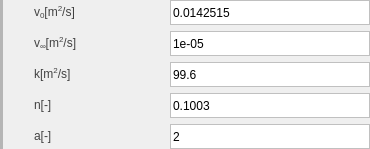
                 <widget class="QWidget" name="widget_5" native="true">
                  <layout class="QGridLayout" name="gridLayout_11">
                   <property name="leftMargin">
                    <number>0</number>
                   </property>
                   <property name="topMargin">
                    <number>0</number>
                   </property>
                   <property name="rightMargin">
                    <number>0</number>
                   </property>
                   <property name="bottomMargin">
                    <number>0</number>
                   </property>
                   <item row="0" column="0">
                    <layout class="QHBoxLayout" name="horizontalLayout_4">
                     <item>
                      <widget class="Line" name="line_13">
                       <property name="styleSheet">
                        <string notr="true">QFrame {
    border: 2px solid rgb(181, 181, 181);
}
</string>
                       </property>
                       <property name="orientation">
                        <enum>Qt::Vertical</enum>
                       </property>
                      </widget>
                     </item>
                     <item>
                      <spacer name="horizontalSpacer_96">
                       <property name="orientation">
                        <enum>Qt::Horizontal</enum>
                       </property>
                       <property name="sizeType">
                        <enum>QSizePolicy::Fixed</enum>
                       </property>
                       <property name="sizeHint" stdset="0">
                        <size>
                         <width>20</width>
                         <height>20</height>
                        </size>
                       </property>
                      </spacer>
                     </item>
                     <item>
                      <layout class="QGridLayout" name="gridLayout_5">
                       <item row="0" column="0">
                        <widget class="QLabel" name="label_71">
                         <property name="minimumSize">
                          <size>
                           <width>100</width>
                           <height>25</height>
                          </size>
                         </property>
                         <property name="maximumSize">
                          <size>
                           <width>100</width>
                           <height>25</height>
                          </size>
                         </property>
                         <property name="styleSheet">
                          <string notr="true">QLabel {
    font-family: 'Arial'; /* 字体 */
    font-size: 9pt;       /* 字体大小 */
    color: rgb(66, 66, 66);  
    padding: 2px; 
}</string>
                         </property>
                         <property name="text">
                          <string>&lt;html&gt;&lt;head/&gt;&lt;body&gt;&lt;p&gt;v&lt;span style=&quot; vertical-align:sub;&quot;&gt;0&lt;/span&gt;[m&lt;span style=&quot; vertical-align:super;&quot;&gt;2&lt;/span&gt;/s]&lt;/p&gt;&lt;/body&gt;&lt;/html&gt;</string>
                         </property>
                        </widget>
                       </item>
                       <item row="0" column="1">
                        <spacer name="horizontalSpacer_91">
                         <property name="orientation">
                          <enum>Qt::Horizontal</enum>
                         </property>
                         <property name="sizeHint" stdset="0">
                          <size>
                           <width>35</width>
                           <height>17</height>
                          </size>
                         </property>
                        </spacer>
                       </item>
                       <item row="0" column="2">
                        <widget class="QLineEdit" name="lineEdit_64">
                         <property name="minimumSize">
                          <size>
                           <width>200</width>
                           <height>25</height>
                          </size>
                         </property>
                         <property name="maximumSize">
                          <size>
                           <width>200</width>
                           <height>25</height>
                          </size>
                         </property>
                         <property name="styleSheet">
                          <string notr="true">QLineEdit {
    border: 1px solid rgb(192, 192, 192); /* 默认边框颜色 */
}
QLineEdit:focus {
    border: 1px solid rgb(50, 170, 233); /* 焦点时的边框颜色 */
    outline: none;                       /* 移除默认虚线框 */
}</string>
                         </property>
                         <property name="text">
                          <string>0.0142515</string>
                         </property>
                        </widget>
                       </item>
                       <item row="1" column="0">
                        <widget class="QLabel" name="label_75">
                         <property name="minimumSize">
                          <size>
                           <width>100</width>
                           <height>25</height>
                          </size>
                         </property>
                         <property name="maximumSize">
                          <size>
                           <width>100</width>
                           <height>25</height>
                          </size>
                         </property>
                         <property name="styleSheet">
                          <string notr="true">QLabel {
    font-family: 'Arial'; /* 字体 */
    font-size: 9pt;       /* 字体大小 */
    color: rgb(66, 66, 66);  
    padding: 2px; 
}</string>
                         </property>
                         <property name="text">
                          <string>&lt;html&gt;&lt;head/&gt;&lt;body&gt;&lt;p&gt;v&lt;span style=&quot; vertical-align:sub;&quot;&gt;∞&lt;/span&gt;[m&lt;span style=&quot; vertical-align:super;&quot;&gt;2&lt;/span&gt;/s]&lt;/p&gt;&lt;/body&gt;&lt;/html&gt;</string>
                         </property>
                        </widget>
                       </item>
                       <item row="1" column="1">
                        <spacer name="horizontalSpacer_94">
                         <property name="orientation">
                          <enum>Qt::Horizontal</enum>
                         </property>
                         <property name="sizeHint" stdset="0">
                          <size>
                           <width>35</width>
                           <height>17</height>
                          </size>
                         </property>
                        </spacer>
                       </item>
                       <item row="1" column="2">
                        <widget class="QLineEdit" name="lineEdit_63">
                         <property name="minimumSize">
                          <size>
                           <width>200</width>
                           <height>25</height>
                          </size>
                         </property>
                         <property name="maximumSize">
                          <size>
                           <width>200</width>
                           <height>25</height>
                          </size>
                         </property>
                         <property name="styleSheet">
                          <string notr="true">QLineEdit {
    border: 1px solid rgb(192, 192, 192); /* 默认边框颜色 */
}
QLineEdit:focus {
    border: 1px solid rgb(50, 170, 233); /* 焦点时的边框颜色 */
    outline: none;                       /* 移除默认虚线框 */
}</string>
                         </property>
                         <property name="text">
                          <string>1e-05</string>
                         </property>
                        </widget>
                       </item>
                       <item row="2" column="0">
                        <widget class="QLabel" name="label_73">
                         <property name="minimumSize">
                          <size>
                           <width>100</width>
                           <height>25</height>
                          </size>
                         </property>
                         <property name="maximumSize">
                          <size>
                           <width>100</width>
                           <height>25</height>
                          </size>
                         </property>
                         <property name="styleSheet">
                          <string notr="true">QLabel {
    font-family: 'Arial'; /* 字体 */
    font-size: 9pt;       /* 字体大小 */
    color: rgb(66, 66, 66);  
    padding: 2px; 
}</string>
                         </property>
                         <property name="text">
                          <string>&lt;html&gt;&lt;head/&gt;&lt;body&gt;&lt;p&gt;k[m&lt;span style=&quot; vertical-align:super;&quot;&gt;2&lt;/span&gt;/s]&lt;/p&gt;&lt;/body&gt;&lt;/html&gt;</string>
                         </property>
                        </widget>
                       </item>
                       <item row="2" column="1">
                        <spacer name="horizontalSpacer_93">
                         <property name="orientation">
                          <enum>Qt::Horizontal</enum>
                         </property>
                         <property name="sizeHint" stdset="0">
                          <size>
                           <width>35</width>
                           <height>17</height>
                          </size>
                         </property>
                        </spacer>
                       </item>
                       <item row="2" column="2">
                        <widget class="QLineEdit" name="lineEdit_66">
                         <property name="minimumSize">
                          <size>
                           <width>200</width>
                           <height>25</height>
                          </size>
                         </property>
                         <property name="maximumSize">
                          <size>
                           <width>200</width>
                           <height>25</height>
                          </size>
                         </property>
                         <property name="styleSheet">
                          <string notr="true">QLineEdit {
    border: 1px solid rgb(192, 192, 192); /* 默认边框颜色 */
}
QLineEdit:focus {
    border: 1px solid rgb(50, 170, 233); /* 焦点时的边框颜色 */
    outline: none;                       /* 移除默认虚线框 */
}</string>
                         </property>
                         <property name="text">
                          <string>99.6</string>
                         </property>
                        </widget>
                       </item>
                       <item row="3" column="0">
                        <widget class="QLabel" name="label_74">
                         <property name="minimumSize">
                          <size>
                           <width>100</width>
                           <height>25</height>
                          </size>
                         </property>
                         <property name="maximumSize">
                          <size>
                           <width>100</width>
                           <height>25</height>
                          </size>
                         </property>
                         <property name="styleSheet">
                          <string notr="true">QLabel {
    font-family: 'Arial'; /* 字体 */
    font-size: 9pt;       /* 字体大小 */
    color: rgb(66, 66, 66);  
    padding: 2px; 
}</string>
                         </property>
                         <property name="text">
                          <string>&lt;html&gt;&lt;head/&gt;&lt;body&gt;&lt;p&gt;n[-]&lt;/p&gt;&lt;/body&gt;&lt;/html&gt;</string>
                         </property>
                        </widget>
                       </item>
                       <item row="3" column="1">
                        <spacer name="horizontalSpacer_95">
                         <property name="orientation">
                          <enum>Qt::Horizontal</enum>
                         </property>
                         <property name="sizeHint" stdset="0">
                          <size>
                           <width>35</width>
                           <height>17</height>
                          </size>
                         </property>
                        </spacer>
                       </item>
                       <item row="3" column="2">
                        <widget class="QLineEdit" name="lineEdit_62">
                         <property name="minimumSize">
                          <size>
                           <width>200</width>
                           <height>25</height>
                          </size>
                         </property>
                         <property name="maximumSize">
                          <size>
                           <width>200</width>
                           <height>25</height>
                          </size>
                         </property>
                         <property name="styleSheet">
                          <string notr="true">QLineEdit {
    border: 1px solid rgb(192, 192, 192); /* 默认边框颜色 */
}
QLineEdit:focus {
    border: 1px solid rgb(50, 170, 233); /* 焦点时的边框颜色 */
    outline: none;                       /* 移除默认虚线框 */
}</string>
                         </property>
                         <property name="text">
                          <string>0.1003</string>
                         </property>
                        </widget>
                       </item>
                       <item row="4" column="0">
                        <widget class="QLabel" name="label_72">
                         <property name="minimumSize">
                          <size>
                           <width>100</width>
                           <height>25</height>
                          </size>
                         </property>
                         <property name="maximumSize">
                          <size>
                           <width>100</width>
                           <height>25</height>
                          </size>
                         </property>
                         <property name="styleSheet">
                          <string notr="true">QLabel {
    font-family: 'Arial'; /* 字体 */
    font-size: 9pt;       /* 字体大小 */
    color: rgb(66, 66, 66);  
    padding: 2px; 
}</string>
                         </property>
                         <property name="text">
                          <string>&lt;html&gt;&lt;head/&gt;&lt;body&gt;&lt;p&gt;a[-]&lt;/p&gt;&lt;/body&gt;&lt;/html&gt;</string>
                         </property>
                        </widget>
                       </item>
                       <item row="4" column="1">
                        <spacer name="horizontalSpacer_92">
                         <property name="orientation">
                          <enum>Qt::Horizontal</enum>
                         </property>
                         <property name="sizeHint" stdset="0">
                          <size>
                           <width>35</width>
                           <height>17</height>
                          </size>
                         </property>
                        </spacer>
                       </item>
                       <item row="4" column="2">
                        <widget class="QLineEdit" name="lineEdit_65">
                         <property name="minimumSize">
                          <size>
                           <width>200</width>
                           <height>25</height>
                          </size>
                         </property>
                         <property name="maximumSize">
                          <size>
                           <width>200</width>
                           <height>25</height>
                          </size>
                         </property>
                         <property name="styleSheet">
                          <string notr="true">QLineEdit {
    border: 1px solid rgb(192, 192, 192); /* 默认边框颜色 */
}
QLineEdit:focus {
    border: 1px solid rgb(50, 170, 233); /* 焦点时的边框颜色 */
    outline: none;                       /* 移除默认虚线框 */
}</string>
                         </property>
                         <property name="text">
                          <string>2</string>
                         </property>
                        </widget>
                       </item>
                      </layout>
                     </item>
                    </layout>
                   </item>
                  </layout>
                 </widget>
